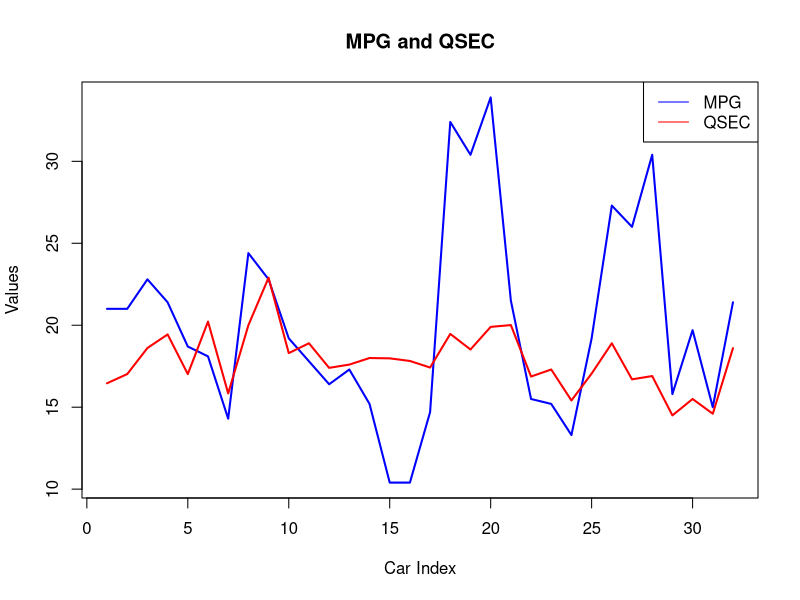

Recreate this plot in R.
data(mtcars)
plot(mtcars$mpg, type="l", col="blue",
     lwd=2,
     ylim=range(c(mtcars$mpg,mtcars$qsec)),
     main="MPG and QSEC",
     xlab="Car Index", ylab="Values")
lines(mtcars$qsec, col="red", lwd=2)
legend("topright",
       legend=c("MPG","QSEC"),
       col=c("blue","red"), lty=1)
